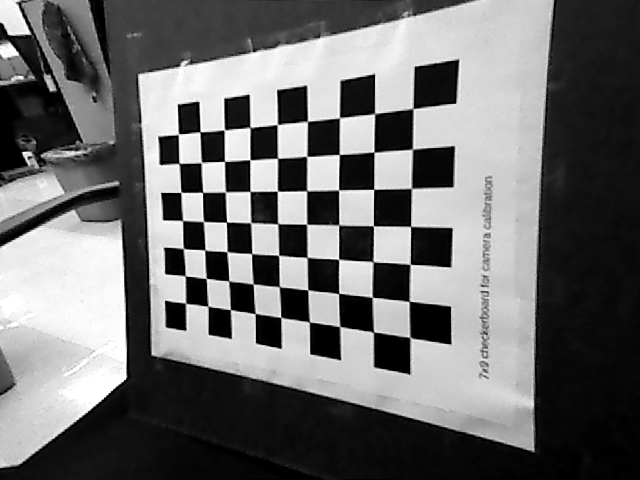
#> input picture AA274a-HW3-F24/p1_data/checkerboard.png, 640 x 480 px
$ jupyter execute p1_extrinsics.ipynb
#> lines starting #> are read from the running program, lines starting #| are printed output that depends on the picture
[cell 1]
import numpy as np
import cv2
import matplotlib.pyplot as plt

# For reproducible random results.
np.random.seed(789)

# The following utility functions are provided for your convenience.
# You may use them in your solution, or you may write your own.
# Do not alter them, and please read the docstrings carefully.
K = np.array([[471.14628085,  -4.94771211, 295.13159043], [0., 436.71106326, 240.96582594], [0., 0., 1.]])
SQUARE_SIZE = 0.0205

## Problem 1.1

[cell 2]
# Read the image from file
img_path = "p1_data/checkerboard.png"
image = cv2.imread(img_path, 0)
#> image is the input picture: shape (480, 640); min 0, max 255, mean 109.2

# Plot Corners on top of image
fig = plt.figure()
ax = plt.subplot()
ax.imshow(image, cmap="gray")
ax.set_ylabel("v")
ax.set_xlabel("u")

# 1) Find the corner locations of the chessboard in image space.
#    Hint: Use the function cv2.findChessboardCorners(image, (num_corners_x, num_corners_y))
#    Hint: findChessboardCorners outputs pixel coordinates!
# 2) Plot their location in image space over top of the image.
#    Hint: use ax.plot(...) -- should be one line!
#    Hint: This should only be 1 line of code!

ncorners_y = 7
ncorners_x = 9
# --------- YOUR CODE STARTS HERE ---------------
ret, corners = cv2.findChessboardCorners(image, (ncorners_x, ncorners_y))
#> ret = True; corners = 63 rows, first 8: [409.8, 337.3], [373.6, 332.3], [339.8, 326.5], [309.5, 322.1], [280.7, 317.3], [255.2, 313.5], [230.4, 309.6], [208, 306.1]
corners = corners[:,0]
#> corners = 63 pairs, first value 178.5 to 413, second value 108.4 to 337.3
ax.plot(corners[:,0], corners[:,1],'bo')
# --------- YOUR CODE ENDS HERE -----------------
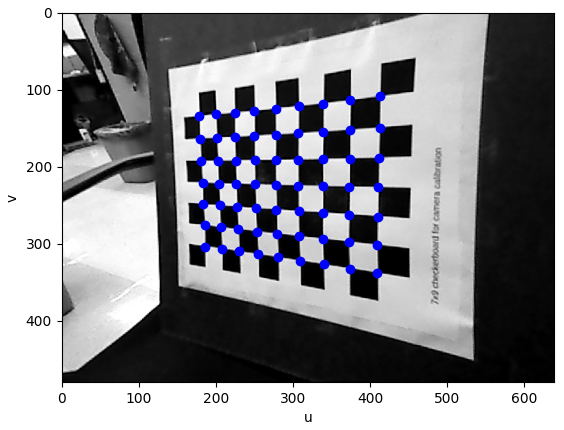
#> figure drawn by matplotlib, 1 panel

## Problem 1.2

[cell 3]
# 1)  Compute the homography, H.
#     1.a) Use the SQUARE_SIZE, and the dimensions of the grid above to
#             to create a the array P = [[X_0, Y_0, 1], .... [X_n, Y_n, 1]].
#             P should have shape (63, 3).
#          Hint: Use np.meshgrid to generate the X, Y coordinates, and
#             array.reshape and np.hstack to form the final matrix.
#     1.b) Form the M matrix outlined in the write-up!
#     1.c) Use np.linalg.svd(M) to solve for the nullspace of M and recover H.
#          Hint: np.linalg.svd(M) returns V.T.
#          Hint: Use <array>.reshape(3, 3) to give H the proper dimensions.
# 2)  Compute the camera pose rotation, R, and translation, t.
#     2.a) Compute KinvH = inv(K) @ H.
#          Hint: Use np.linalg.inv().
#     2.b) Normalize the values of KinvH to it's first column.
#          Hint: Use np.linalg.norm() and the / operator.
#     2.c) Compute r0, r1, r2, and t as outlined in the write-up.
#          Hint: Use np.cross().
#     2.d) Form R from r0, r1, and r2.
#          Hint: Use np.column_stack()

# --------- YOUR CODE STARTS HERE ---------------
u_vals = corners[:,0]
#> u_vals = 63 values, max 413 at index 54, min 178.5 at index 62, mean 285.9
v_vals = corners[:,1]
#> v_vals = 63 values, max 337.3 at index 0, min 108.4 at index 54, mean 222.4

#get X, Y values & P matrix
x_vals = np.linspace(0,8*SQUARE_SIZE,9)
y_vals = np.linspace(0,6*SQUARE_SIZE,7)
X_vals, Y_vals = np.meshgrid(x_vals,y_vals)
X_vals = X_vals.reshape(63)
Y_vals = Y_vals.reshape(63)
ones = np.ones(len(X_vals))
P = np.column_stack((X_vals,Y_vals,ones))

M = []
for i in range(len(P)):
    M.append([-X_vals[i],-Y_vals[i],-1,0,0,0,u_vals[i]*X_vals[i],u_vals[i]*Y_vals[i],u_vals[i]])
    M.append([0,0,0,-X_vals[i],-Y_vals[i],-1,v_vals[i]*X_vals[i],v_vals[i]*Y_vals[i],v_vals[i]])
#> after the loop, M = 126 items

M = np.asarray(M)

U,S,V_T = np.linalg.svd(M)
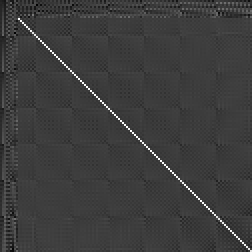
#> U: shape (126, 126) float64 (shown 2 times larger); min -0.311, max 0.977, mean -0.000719; drawn with min black and max white
#> S = [2990.4, 154.2, 120.2, 7.85, 1.56, 0.38, 0.113, 0.094, 0.00268]
V = np.array(V_T.T)
H = V[:,np.argmin(S)]
#> H = [0.424, 0.0786, -0.181, -0.195, 0.849, -0.15, -0.00096, 0.000227, -0.000443]
H = H.reshape(3,3)
#> H = [[0.424, 0.0786, -0.181], [-0.195, 0.849, -0.15], [-0.00096, 0.000227, -0.000443]]

KinvH = np.linalg.inv(K) @ H
#> KinvH = [[0.0015, 4.38e-05, -0.000108], [8.22e-05, 0.00182, -9.82e-05], [-0.00096, 0.000227, -0.000443]]

KinvH = KinvH / np.linalg.norm(KinvH[:,0])
#> KinvH = [[0.842, 0.0246, -0.0604], [0.0461, 1.02, -0.055], [-0.538, 0.127, -0.248]]

r_0 = KinvH[:,0]
#> r_0 = [0.842, 0.0461, -0.538]
r_1 = KinvH[:,1]
#> r_1 = [0.0246, 1.02, 0.127]
r_2 = np.cross(r_0,r_1)
#> r_2 = [0.554, -0.12, 0.857]
t = KinvH[:,2]
#> t = [-0.0604, -0.055, -0.248]

R = np.column_stack((r_0,r_1,r_2))
#> R = [[0.842, 0.0246, 0.554], [0.0461, 1.02, -0.12], [-0.538, 0.127, 0.857]]
# --------- YOUR CODE ENDS HERE -----------------

## Problem 1.3

[cell 4]
# 1) Finish the transform_world_to_camera function which uses
#       the given K, and the R and t that you calculated!.
#    Hint: You'll need to use some equations from the write-up.

def transform_world_to_camera(K, R, t, world_coords):
    """
    Args:
        K: np.array with shape (3, 3), camera intrinsics matrix.
        R: np.array with shape (3, 3), camera rotation.
        t: np.array with shape (3, ) or (3, 1), camera translation.
        world_coords: np.array with shape (N, 3), cartesian coordinates (X, Y, Z)
            in world frame to transform into camera pixel space.
    Return:
        uv: np.array with shape (N, 2), with (u, v) coordinates of that are
            the projections of the the world_coords on the image plane.
    """
    # --------- YOUR CODE STARTS HERE ---------------
    world_coords = np.column_stack((world_coords,np.ones(len(world_coords))))
    uv = K @ np.column_stack((R,t)) @ world_coords.T
    u_vals = uv[0]/uv[2]
#> u_vals = 63 values, max 412.8 at index 54, min 178 at index 62, mean 285.9
    v_vals = uv[1]/uv[2]
#> v_vals = 63 values, max 337.8 at index 0, min 108.9 at index 54, mean 222.4
    uv = np.column_stack((u_vals,v_vals))
#> uv = 63 pairs, first value 178 to 412.8, second value 108.9 to 337.8
    # --------- YOUR CODE ENDS HERE -----------------
    return uv

ax = plt.subplot()
ax.imshow(image, cmap="gray")
ax.set_xlabel("u")
ax.set_ylabel("v")

# 2) Project the global coordinates of the corners that you calculated
#       earlier back onto the image using transform_world_to_camera.
#    Hint: The input world_coords should have shape (63, 3)
#    Hint: Use the Xs and Ys you got earlier and set Zs = 0.
#    Hint: You may need to change some of the variable names at the bottom
#       of this cell to match the names that you used above!

# --------- YOUR CODE STARTS HERE ---------------
world_coords = np.column_stack((X_vals,Y_vals,np.zeros(len(X_vals))))
cam_coords = transform_world_to_camera(K,R,t,world_coords)
#> cam_coords has the same summary as uv in transform_world_to_camera
ax.plot(cam_coords[:,0], cam_coords[:,1],'bo')
ax.plot(corners[:,0], corners[:,1],'ro')
ax.plot()
# --------- YOUR CODE ENDS HERE -----------------
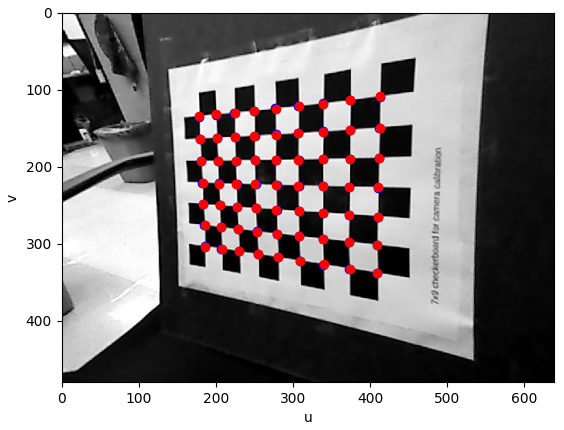
#> figure drawn by matplotlib, 1 panel

## Project Anything!
Try using your the camera pose you computed to project our secret point cloud (defined in world coordinates) onto the camera frame!

[cell 5]
ax = plt.subplot()
ax.imshow(image, cmap="gray")
ax.set_xlabel("u")
ax.set_ylabel("v")

# Load the secrect point cloud from file!
point_cloud_secret = np.load("p1_data/secret.npy")
#> (reads AA274a-HW3-F24/p1_data/secret.npy from the repository)
